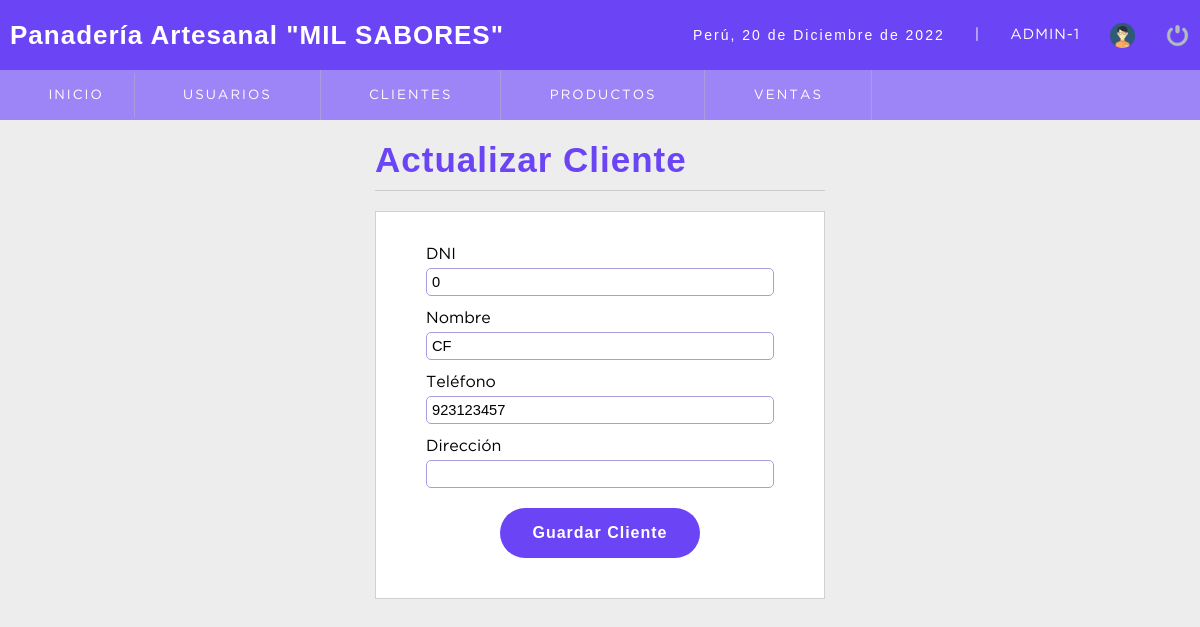
The page /sistema/editar_cliente.php?id=1 (signed in) on the database its author committed.
### tables this page shows
CREATE TABLE `cliente` (
  `idcliente` int(11) NOT NULL,
  `nit` int(11) DEFAULT NULL,
  `nombre` varchar(80) DEFAULT NULL,
  `telefono` text,
  `direccion` text,
  `dateadd` datetime NOT NULL DEFAULT CURRENT_TIMESTAMP,
  `usuario_id` int(11) NOT NULL,
  `estatus` int(11) NOT NULL DEFAULT '1'
);

### sistema/editar_cliente.php (the view, shortened to what this page needs)
<?php
include "../conexion.php";
$idcliente = $_REQUEST['id'];
$sql = mysqli_query($conection, "SELECT * FROM cliente WHERE idcliente=$idcliente AND estatus=1");
$result_sql = mysqli_num_rows($sql);
if ($result_sql == 0) {
    header('location: lista_clientes.php');
} else {
    while ($data = mysqli_fetch_array($sql)) {
        $nit = $data['nit'];
        $nombre = $data['nombre'];
        $telefono = $data['telefono'];
        $direccion = $data['direccion'];
    }
}
?>
<!DOCTYPE html>
<html lang="en">
<head>
    <?php include "includes/scripts.php";    ?>
</head>
<body>
    <?php include "includes/header.php";    ?>
    <section id="container">
        <div class="form_register">
            <h1>Actualizar Cliente</h1>
            <hr>
            <form action="" method="POST">
                <label for="nit">DNI</label>
                <input type="number" name="nit" id="nit" placeholder="Número de DNI" value="<?php echo $nit;?>">
                <label for="nombre">Nombre</label>
                <input type="text" name="nombre" id="nombre" placeholder="Nombre completo" value="<?php echo $nombre;?> ">
                <label for="telefono">Teléfono</label>
                <input type="text" name="telefono" id="telefono" placeholder="Teléfono" value="<?php echo $telefono;?>">
                <label for="direccion">Dirección</label>
                <input type="text" name="direccion" id="direccion" placeholder="Dirección" value="<?php echo $direccion;?> ">
                <div class="save">
                    <input type="submit" value="Guardar Cliente" class="btn_save">
                </div>
            </form>
        </div>
    </section>
</body>
</html>

### sistema/css/style.css (style rules this page uses)
* { margin: 0 ; padding: 0; box-sizing: border-box; }
body { background: #ededed; }
h1, h2, h3, h4, h5, h6 { font-family: 'arial'; font-weight: bold; letter-spacing: 1px; }
h1 { font-size: 26px; }
#container { padding: 140px 15px 15px; }
.form_register { width: 450px; margin: auto; }
.form_register h1 { color: #6a44f5; }
hr { border: 0; background-color: #ccc; height: 1px; margin: 10px 0; display: block; }
form { background: #fff; margin: auto; padding: 20px 50px; border: 1px solid #d1d1d1; }
label { display: block; font-size: 12pt; font-family: 'GothamBook'; margin: 15px auto 5px auto; }
input, select { display: block; width: 100%; font-size: 11pt; padding: 5px; border: 1px solid #A99BDC; border-radius: 5px; }
.btn_save { background: #6a44f5 !important; margin: 20px auto !important; width: 200px !important; }
.save { display: grid; }
#container h1 { font-size: 35px; color: #6a44f5; }
.btn_cancel, .btn_ok, .btn_save, .btn_new { width: 150px; background-color: #71ff55; color: #fff; display: inline-block; padding: 15px 0px; border-radius: 5px; cursor: pointer; text-align: center; font-size: 12pt; border: 1px solid transparent ; border-radius: 49px; color: #fff; font-weight: 600; margin: 0px 10px; cursor: pointer; transition: 0.5s; letter-spacing: 1px; }

### rows shown on the page
cliente: nit "0", nombre "CF", telefono "923123457"

### other values the page prints
fechaC() "20 de Diciembre de 2022"
$_SESSION['user'] "ADMIN"
$_SESSION['rol'] "1"
